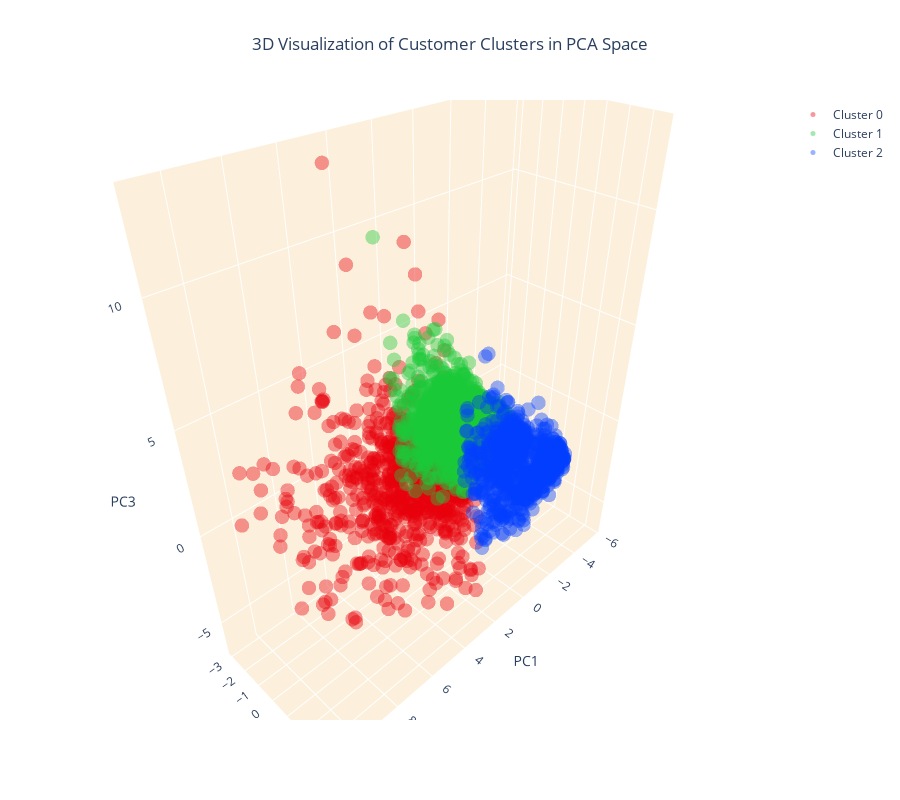

Write notebook code for a chart like this one.
### Code cell
# Create separate data frames for each cluster
cluster_0 = customer_data_pca[customer_data_pca['cluster'] == 0]
cluster_1 = customer_data_pca[customer_data_pca['cluster'] == 1]
cluster_2 = customer_data_pca[customer_data_pca['cluster'] == 2]

# Create a 3D scatter plot
fig = go.Figure()

# Add data points for each cluster separately and specify the color
fig.add_trace(go.Scatter3d(x=cluster_0['PC1'], y=cluster_0['PC2'], z=cluster_0['PC3'],
                           mode='markers', marker=dict(color=colors[0], size=5, opacity=0.4), name='Cluster 0'))
fig.add_trace(go.Scatter3d(x=cluster_1['PC1'], y=cluster_1['PC2'], z=cluster_1['PC3'],
                           mode='markers', marker=dict(color=colors[1], size=5, opacity=0.4), name='Cluster 1'))
fig.add_trace(go.Scatter3d(x=cluster_2['PC1'], y=cluster_2['PC2'], z=cluster_2['PC3'],
                           mode='markers', marker=dict(color=colors[2], size=5, opacity=0.4), name='Cluster 2'))

# Set the title and layout details
fig.update_layout(
    title=dict(text='3D Visualization of Customer Clusters in PCA Space', x=0.5),
    scene=dict(
        xaxis=dict(backgroundcolor="#fcf0dc", gridcolor='white', title='PC1'),
        yaxis=dict(backgroundcolor="#fcf0dc", gridcolor='white', title='PC2'),
        zaxis=dict(backgroundcolor="#fcf0dc", gridcolor='white', title='PC3'),
    ),
    width=900,
    height=800
)

# Show the plot
fig.show()

### Figure 1 — Plotly figure (JSON) as saved in the notebook; plotly's stock layout.template omitted (floating-point values rounded to 4 significant figures; data arrays with more than 128 entries replaced by an {"elided": "..."} marker saying what was removed)
{"data": [{"marker": {"color": "#e8000b", "opacity": 0.4, "size": 5}, "mode": "markers", "name": "Cluster 0", "x": {"elided": "733 float values"}, "y": {"elided": "733 float values"}, "z": {"elided": "733 float values"}, "type": "scatter3d"}, {"marker": {"color": "#1ac938", "opacity": 0.4, "size": 5}, "mode": "markers", "name": "Cluster 1", "x": {"elided": "2305 float values"}, "y": {"elided": "2305 float values"}, "z": {"elided": "2305 float values"}, "type": "scatter3d"}, {"marker": {"color": "#023eff", "opacity": 0.4, "size": 5}, "mode": "markers", "name": "Cluster 2", "x": {"elided": "980 float values"}, "y": {"elided": "980 float values"}, "z": {"elided": "980 float values"}, "type": "scatter3d"}], "layout": {"title": {"text": "3D Visualization of Customer Clusters in PCA Space", "x": 0.5}, "scene": {"xaxis": {"backgroundcolor": "#fcf0dc", "gridcolor": "white", "title": {"text": "PC1"}}, "yaxis": {"backgroundcolor": "#fcf0dc", "gridcolor": "white", "title": {"text": "PC2"}}, "zaxis": {"backgroundcolor": "#fcf0dc", "gridcolor": "white", "title": {"text": "PC3"}}}, "width": 900, "height": 800}}
